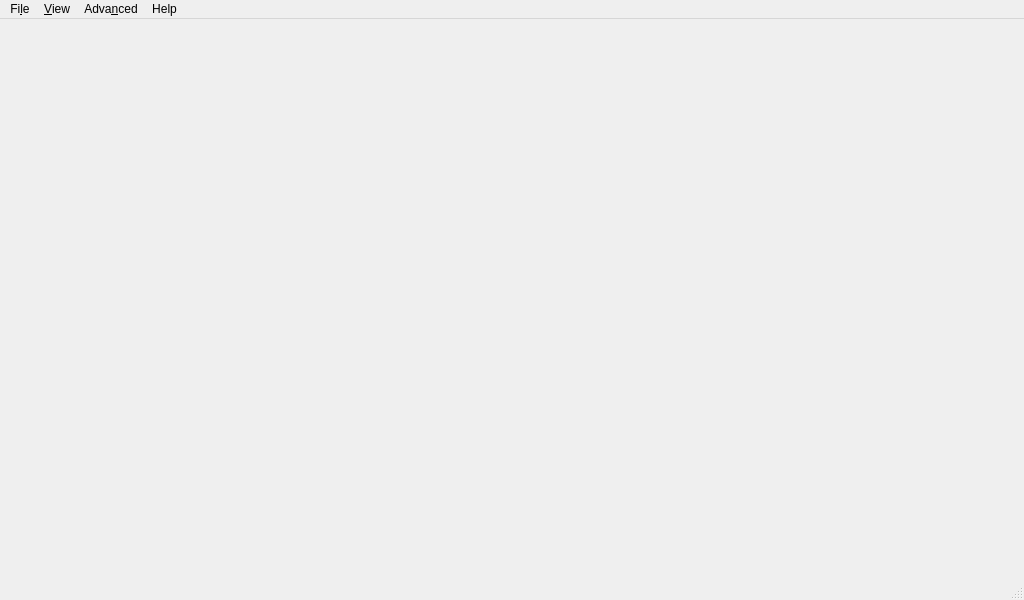
<?xml version="1.0" encoding="UTF-8"?>
<ui version="4.0">
 <class>MainWindow</class>
 <widget class="QMainWindow" name="MainWindow">
  <property name="geometry">
   <rect>
    <x>0</x>
    <y>0</y>
    <width>1024</width>
    <height>600</height>
   </rect>
  </property>
  <property name="minimumSize">
   <size>
    <width>640</width>
    <height>400</height>
   </size>
  </property>
  <property name="baseSize">
   <size>
    <width>1100</width>
    <height>800</height>
   </size>
  </property>
  <property name="mouseTracking">
   <bool>false</bool>
  </property>
  <property name="windowTitle">
   <string>MGMainWindow</string>
  </property>
  <property name="styleSheet">
   <string notr="true"/>
  </property>
  <widget class="QWidget" name="centralWidget">
   <property name="sizePolicy">
    <sizepolicy hsizetype="MinimumExpanding" vsizetype="MinimumExpanding">
     <horstretch>0</horstretch>
     <verstretch>0</verstretch>
    </sizepolicy>
   </property>
   <property name="minimumSize">
    <size>
     <width>200</width>
     <height>150</height>
    </size>
   </property>
  </widget>
  <widget class="QMenuBar" name="menuBar">
   <property name="geometry">
    <rect>
     <x>0</x>
     <y>0</y>
     <width>1024</width>
     <height>21</height>
    </rect>
   </property>
   <widget class="QMenu" name="menuMGround">
    <property name="title">
     <string>Fi&amp;le</string>
    </property>
    <addaction name="separator"/>
    <addaction name="actionMuteAudioOutput"/>
    <addaction name="actionSettings"/>
    <addaction name="separator"/>
    <addaction name="actionExit"/>
   </widget>
   <widget class="QMenu" name="menuHelp">
    <property name="title">
     <string>Help</string>
    </property>
    <addaction name="actionOnline_Documentation"/>
    <addaction name="actionProject_Roadmap"/>
    <addaction name="actionDeveloper_Credits"/>
   </widget>
   <widget class="QMenu" name="menuPerspectives">
    <property name="title">
     <string>&amp;View</string>
    </property>
    <addaction name="actionSetup"/>
    <addaction name="actionPlan"/>
    <addaction name="actionFlight"/>
    <addaction name="separator"/>
    <addaction name="separator"/>
    <addaction name="actionStatusBar"/>
   </widget>
   <widget class="QMenu" name="menuWidgets">
    <property name="title">
     <string>Adva&amp;nced</string>
    </property>
     <addaction name="separator"/>
    <addaction name="actionSimulationView"/>
    <addaction name="separator"/>
    <addaction name="separator"/>
    <addaction name="menuTools"/>
    <addaction name="actionShutdown_UAV"/>
    <addaction name="action_Restart_UAV"/>
   </widget>
   <addaction name="menuMGround"/>
   <addaction name="menuPerspectives"/>
   <addaction name="menuWidgets"/>
   <addaction name="menuHelp"/>
  </widget>
  <widget class="QStatusBar" name="statusBar"/>
  <action name="actionExit">
   <property name="text">
    <string>&amp;Exit</string>
   </property>
   <property name="shortcut">
    <string>Ctrl+Q</string>
   </property>
  </action>
  <action name="actionAdd_Link">
   <property name="text">
    <string>Manage &amp;Communication Links</string>
   </property>
  </action>
  <action name="actionOnline_Documentation">
   <property name="text">
    <string>&amp;Online Documentation</string>
   </property>
  </action>
  <action name="actionProject_Roadmap">
   <property name="text">
    <string>&amp;Project Roadmap</string>
   </property>
  </action>
  <action name="actionDeveloper_Credits">
   <property name="text">
    <string>&amp;Developer Credits</string>
   </property>
  </action>
  <action name="actionPlan">
   <property name="checkable">
    <bool>true</bool>
   </property>
   <property name="text">
    <string>&amp;Plan</string>
   </property>
  </action>
  <action name="actionFlight">
   <property name="checkable">
    <bool>true</bool>
   </property>
   <property name="text">
    <string>&amp;Fly</string>
   </property>
  </action>
  <action name="actionMuteAudioOutput">
   <property name="checkable">
    <bool>true</bool>
   </property>
   <property name="text">
    <string>&amp;Mute Audio Output</string>
   </property>
  </action>
  <action name="actionSettings">
   <property name="text">
    <string>&amp;Settings</string>
   </property>
   <property name="toolTip">
    <string>Application settings</string>
   </property>
   <property name="menuRole">
    <enum>QAction::PreferencesRole</enum>
   </property>
  </action>
  <action name="actionSetup">
   <property name="checkable">
    <bool>true</bool>
   </property>
   <property name="text">
    <string>&amp;Setup</string>
   </property>
   <property name="toolTip">
    <string>Setup of the vehicle</string>
   </property>
   <property name="menuRole">
    <enum>QAction::NoRole</enum>
   </property>
  </action>
  <action name="actionAdvanced_Mode">
   <property name="checkable">
    <bool>true</bool>
   </property>
   <property name="text">
    <string>Advanced Mode</string>
   </property>
  </action>
  <action name="actionStatusBar">
   <property name="checkable">
    <bool>true</bool>
   </property>
   <property name="text">
    <string>Show Status &amp;Bar</string>
   </property>
  </action>
  <action name="actionMissionEditor">
   <property name="checkable">
    <bool>true</bool>
   </property>
   <property name="text">
    <string>New Mission Editor</string>
   </property>
   <property name="toolTip">
    <string>Mission Editor</string>
   </property>
  </action>
  <action name="actionShutdown_UAV">
   <property name="text">
    <string>&amp;Shutdown UAV</string>
   </property>
   <property name="shortcut">
    <string>Alt+S</string>
   </property>
  </action>
  <action name="action_Restart_UAV">
   <property name="text">
    <string>&amp;Restart UAV</string>
   </property>
  </action>
 </widget>
 <layoutdefault spacing="6" margin="11"/>
 <resources/>
 <connections>
  <connection>
   <sender>actionExit</sender>
   <signal>triggered()</signal>
   <receiver>MainWindow</receiver>
   <slot>close()</slot>
   <hints>
    <hint type="sourcelabel">
     <x>-1</x>
     <y>-1</y>
    </hint>
    <hint type="destinationlabel">
     <x>299</x>
     <y>199</y>
    </hint>
   </hints>
  </connection>
 </connections>
</ui>
